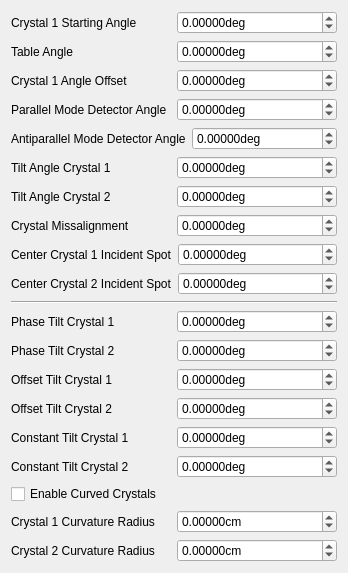
           <widget class="QWidget" name="scrollAreaWidgetContents_3">
            <property name="geometry">
             <rect>
              <x>0</x>
              <y>0</y>
              <width>348</width>
              <height>560</height>
             </rect>
            </property>
            <layout class="QVBoxLayout" name="verticalLayout_7">
             <item>
              <layout class="QHBoxLayout" name="horizontalLayout_28">
               <item>
                <widget class="QLabel" name="sg_label_24">
                 <property name="text">
                  <string>Crystal 1 Starting Angle</string>
                 </property>
                </widget>
               </item>
               <item>
                <widget class="QDoubleSpinBox" name="src_aprt_22">
                 <property name="suffix">
                  <string>deg</string>
                 </property>
                 <property name="decimals">
                  <number>5</number>
                 </property>
                 <property name="minimum">
                  <double>-9999.000000000000000</double>
                 </property>
                 <property name="maximum">
                  <double>9999.000000000000000</double>
                 </property>
                </widget>
               </item>
              </layout>
             </item>
             <item>
              <layout class="QHBoxLayout" name="horizontalLayout_29">
               <item>
                <widget class="QLabel" name="sg_label_25">
                 <property name="text">
                  <string>Table Angle</string>
                 </property>
                </widget>
               </item>
               <item>
                <widget class="QDoubleSpinBox" name="src_aprt_23">
                 <property name="suffix">
                  <string>deg</string>
                 </property>
                 <property name="decimals">
                  <number>5</number>
                 </property>
                 <property name="minimum">
                  <double>-9999.000000000000000</double>
                 </property>
                 <property name="maximum">
                  <double>9999.000000000000000</double>
                 </property>
                </widget>
               </item>
              </layout>
             </item>
             <item>
              <layout class="QHBoxLayout" name="horizontalLayout_30">
               <item>
                <widget class="QLabel" name="sg_label_26">
                 <property name="text">
                  <string>Crystal 1 Angle Offset</string>
                 </property>
                </widget>
               </item>
               <item>
                <widget class="QDoubleSpinBox" name="src_aprt_24">
                 <property name="suffix">
                  <string>deg</string>
                 </property>
                 <property name="decimals">
                  <number>5</number>
                 </property>
                 <property name="minimum">
                  <double>-9999.000000000000000</double>
                 </property>
                 <property name="maximum">
                  <double>9999.000000000000000</double>
                 </property>
                </widget>
               </item>
              </layout>
             </item>
             <item>
              <layout class="QHBoxLayout" name="horizontalLayout_31">
               <item>
                <widget class="QLabel" name="sg_label_27">
                 <property name="text">
                  <string>Parallel Mode Detector Angle</string>
                 </property>
                </widget>
               </item>
               <item>
                <widget class="QDoubleSpinBox" name="src_aprt_25">
                 <property name="suffix">
                  <string>deg</string>
                 </property>
                 <property name="decimals">
                  <number>5</number>
                 </property>
                 <property name="minimum">
                  <double>-9999.000000000000000</double>
                 </property>
                 <property name="maximum">
                  <double>9999.000000000000000</double>
                 </property>
                </widget>
               </item>
              </layout>
             </item>
             <item>
              <layout class="QHBoxLayout" name="horizontalLayout_32">
               <item>
                <widget class="QLabel" name="sg_label_28">
                 <property name="text">
                  <string>Antiparallel Mode Detector Angle</string>
                 </property>
                </widget>
               </item>
               <item>
                <widget class="QDoubleSpinBox" name="src_aprt_26">
                 <property name="suffix">
                  <string>deg</string>
                 </property>
                 <property name="decimals">
                  <number>5</number>
                 </property>
                 <property name="minimum">
                  <double>-9999.000000000000000</double>
                 </property>
                 <property name="maximum">
                  <double>9999.000000000000000</double>
                 </property>
                </widget>
               </item>
              </layout>
             </item>
             <item>
              <layout class="QHBoxLayout" name="horizontalLayout_33">
               <item>
                <widget class="QLabel" name="sg_label_29">
                 <property name="text">
                  <string>Tilt Angle Crystal 1</string>
                 </property>
                </widget>
               </item>
               <item>
                <widget class="QDoubleSpinBox" name="src_aprt_27">
                 <property name="suffix">
                  <string>deg</string>
                 </property>
                 <property name="decimals">
                  <number>5</number>
                 </property>
                 <property name="minimum">
                  <double>-9999.000000000000000</double>
                 </property>
                 <property name="maximum">
                  <double>9999.000000000000000</double>
                 </property>
                </widget>
               </item>
              </layout>
             </item>
             <item>
              <layout class="QHBoxLayout" name="horizontalLayout_35">
               <item>
                <widget class="QLabel" name="sg_label_31">
                 <property name="text">
                  <string>Tilt Angle Crystal 2</string>
                 </property>
                </widget>
               </item>
               <item>
                <widget class="QDoubleSpinBox" name="src_aprt_29">
                 <property name="suffix">
                  <string>deg</string>
                 </property>
                 <property name="decimals">
                  <number>5</number>
                 </property>
                 <property name="minimum">
                  <double>-9999.000000000000000</double>
                 </property>
                 <property name="maximum">
                  <double>9999.000000000000000</double>
                 </property>
                </widget>
               </item>
              </layout>
             </item>
             <item>
              <layout class="QHBoxLayout" name="horizontalLayout_36">
               <item>
                <widget class="QLabel" name="sg_label_32">
                 <property name="text">
                  <string>Crystal Missalignment</string>
                 </property>
                </widget>
               </item>
               <item>
                <widget class="QDoubleSpinBox" name="src_aprt_30">
                 <property name="suffix">
                  <string>deg</string>
                 </property>
                 <property name="decimals">
                  <number>5</number>
                 </property>
                 <property name="minimum">
                  <double>-9999.000000000000000</double>
                 </property>
                 <property name="maximum">
                  <double>9999.000000000000000</double>
                 </property>
                </widget>
               </item>
              </layout>
             </item>
             <item>
              <layout class="QHBoxLayout" name="horizontalLayout_37">
               <item>
                <widget class="QLabel" name="sg_label_33">
                 <property name="text">
                  <string>Center Crystal 1 Incident Spot</string>
                 </property>
                </widget>
               </item>
               <item>
                <widget class="QDoubleSpinBox" name="src_aprt_31">
                 <property name="suffix">
                  <string>deg</string>
                 </property>
                 <property name="decimals">
                  <number>5</number>
                 </property>
                 <property name="minimum">
                  <double>-9999.000000000000000</double>
                 </property>
                 <property name="maximum">
                  <double>9999.000000000000000</double>
                 </property>
                </widget>
               </item>
              </layout>
             </item>
             <item>
              <layout class="QHBoxLayout" name="horizontalLayout_38">
               <item>
                <widget class="QLabel" name="sg_label_34">
                 <property name="text">
                  <string>Center Crystal 2 Incident Spot</string>
                 </property>
                </widget>
               </item>
               <item>
                <widget class="QDoubleSpinBox" name="src_aprt_32">
                 <property name="suffix">
                  <string>deg</string>
                 </property>
                 <property name="decimals">
                  <number>5</number>
                 </property>
                 <property name="minimum">
                  <double>-9999.000000000000000</double>
                 </property>
                 <property name="maximum">
                  <double>9999.000000000000000</double>
                 </property>
                </widget>
               </item>
              </layout>
             </item>
             <item>
              <widget class="Line" name="line">
               <property name="orientation">
                <enum>Qt::Horizontal</enum>
               </property>
              </widget>
             </item>
             <item>
              <layout class="QHBoxLayout" name="horizontalLayout_39">
               <item>
                <widget class="QLabel" name="sg_label_35">
                 <property name="text">
                  <string>Phase Tilt Crystal 1</string>
                 </property>
                </widget>
               </item>
               <item>
                <widget class="QDoubleSpinBox" name="src_aprt_33">
                 <property name="suffix">
                  <string>deg</string>
                 </property>
                 <property name="decimals">
                  <number>5</number>
                 </property>
                 <property name="minimum">
                  <double>-9999.000000000000000</double>
                 </property>
                 <property name="maximum">
                  <double>9999.000000000000000</double>
                 </property>
                </widget>
               </item>
              </layout>
             </item>
             <item>
              <layout class="QHBoxLayout" name="horizontalLayout_40">
               <item>
                <widget class="QLabel" name="sg_label_36">
                 <property name="text">
                  <string>Phase Tilt Crystal 2</string>
                 </property>
                </widget>
               </item>
               <item>
                <widget class="QDoubleSpinBox" name="src_aprt_34">
                 <property name="suffix">
                  <string>deg</string>
                 </property>
                 <property name="decimals">
                  <number>5</number>
                 </property>
                 <property name="minimum">
                  <double>-9999.000000000000000</double>
                 </property>
                 <property name="maximum">
                  <double>9999.000000000000000</double>
                 </property>
                </widget>
               </item>
              </layout>
             </item>
             <item>
              <layout class="QHBoxLayout" name="horizontalLayout_41">
               <item>
                <widget class="QLabel" name="sg_label_37">
                 <property name="text">
                  <string>Offset Tilt Crystal 1</string>
                 </property>
                </widget>
               </item>
               <item>
                <widget class="QDoubleSpinBox" name="src_aprt_35">
                 <property name="suffix">
                  <string>deg</string>
                 </property>
                 <property name="decimals">
                  <number>5</number>
                 </property>
                 <property name="minimum">
                  <double>-9999.000000000000000</double>
                 </property>
                 <property name="maximum">
                  <double>9999.000000000000000</double>
                 </property>
                </widget>
               </item>
              </layout>
             </item>
             <item>
              <layout class="QHBoxLayout" name="horizontalLayout_42">
               <item>
                <widget class="QLabel" name="sg_label_38">
                 <property name="text">
                  <string>Offset Tilt Crystal 2</string>
                 </property>
                </widget>
               </item>
               <item>
                <widget class="QDoubleSpinBox" name="src_aprt_36">
                 <property name="suffix">
                  <string>deg</string>
                 </property>
                 <property name="decimals">
                  <number>5</number>
                 </property>
                 <property name="minimum">
                  <double>-9999.000000000000000</double>
                 </property>
                 <property name="maximum">
                  <double>9999.000000000000000</double>
                 </property>
                </widget>
               </item>
              </layout>
             </item>
             <item>
              <layout class="QHBoxLayout" name="horizontalLayout_43">
               <item>
                <widget class="QLabel" name="sg_label_39">
                 <property name="text">
                  <string>Constant Tilt Crystal 1</string>
                 </property>
                </widget>
               </item>
               <item>
                <widget class="QDoubleSpinBox" name="src_aprt_37">
                 <property name="suffix">
                  <string>deg</string>
                 </property>
                 <property name="decimals">
                  <number>5</number>
                 </property>
                 <property name="minimum">
                  <double>-9999.000000000000000</double>
                 </property>
                 <property name="maximum">
                  <double>9999.000000000000000</double>
                 </property>
                </widget>
               </item>
              </layout>
             </item>
             <item>
              <layout class="QHBoxLayout" name="horizontalLayout_44">
               <item>
                <widget class="QLabel" name="sg_label_40">
                 <property name="text">
                  <string>Constant Tilt Crystal 2</string>
                 </property>
                </widget>
               </item>
               <item>
                <widget class="QDoubleSpinBox" name="src_aprt_38">
                 <property name="suffix">
                  <string>deg</string>
                 </property>
                 <property name="decimals">
                  <number>5</number>
                 </property>
                 <property name="minimum">
                  <double>-9999.000000000000000</double>
                 </property>
                 <property name="maximum">
                  <double>9999.000000000000000</double>
                 </property>
                </widget>
               </item>
              </layout>
             </item>
             <item>
              <widget class="QCheckBox" name="make_img_plates_6">
               <property name="text">
                <string>Enable Curved Crystals</string>
               </property>
              </widget>
             </item>
             <item>
              <layout class="QHBoxLayout" name="horizontalLayout_64">
               <item>
                <widget class="QLabel" name="sg_label_60">
                 <property name="text">
                  <string>Crystal 1 Curvature Radius</string>
                 </property>
                </widget>
               </item>
               <item>
                <widget class="QDoubleSpinBox" name="src_aprt_53">
                 <property name="suffix">
                  <string>cm</string>
                 </property>
                 <property name="decimals">
                  <number>5</number>
                 </property>
                 <property name="minimum">
                  <double>-9999.000000000000000</double>
                 </property>
                 <property name="maximum">
                  <double>9999.000000000000000</double>
                 </property>
                </widget>
               </item>
              </layout>
             </item>
             <item>
              <layout class="QHBoxLayout" name="horizontalLayout_65">
               <item>
                <widget class="QLabel" name="sg_label_61">
                 <property name="text">
                  <string>Crystal 2 Curvature Radius</string>
                 </property>
                </widget>
               </item>
               <item>
                <widget class="QDoubleSpinBox" name="src_aprt_54">
                 <property name="suffix">
                  <string>cm</string>
                 </property>
                 <property name="decimals">
                  <number>5</number>
                 </property>
                 <property name="minimum">
                  <double>-9999.000000000000000</double>
                 </property>
                 <property name="maximum">
                  <double>9999.000000000000000</double>
                 </property>
                </widget>
               </item>
              </layout>
             </item>
             <item>
              <spacer name="verticalSpacer_8">
               <property name="orientation">
                <enum>Qt::Vertical</enum>
               </property>
               <property name="sizeHint" stdset="0">
                <size>
                 <width>20</width>
                 <height>40</height>
                </size>
               </property>
              </spacer>
             </item>
             <item>
              <spacer name="verticalSpacer_4">
               <property name="orientation">
                <enum>Qt::Vertical</enum>
               </property>
               <property name="sizeHint" stdset="0">
                <size>
                 <width>20</width>
                 <height>40</height>
                </size>
               </property>
              </spacer>
             </item>
            </layout>
           </widget>
